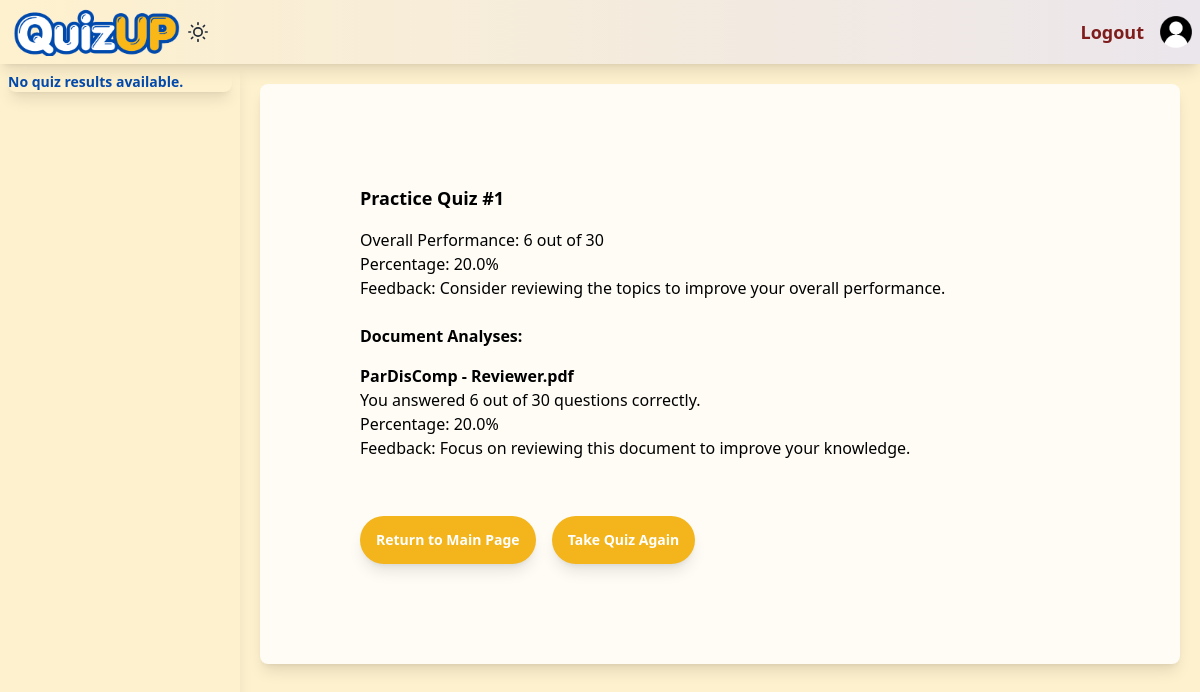
The app's page /quiz/attempt/1/, older data.
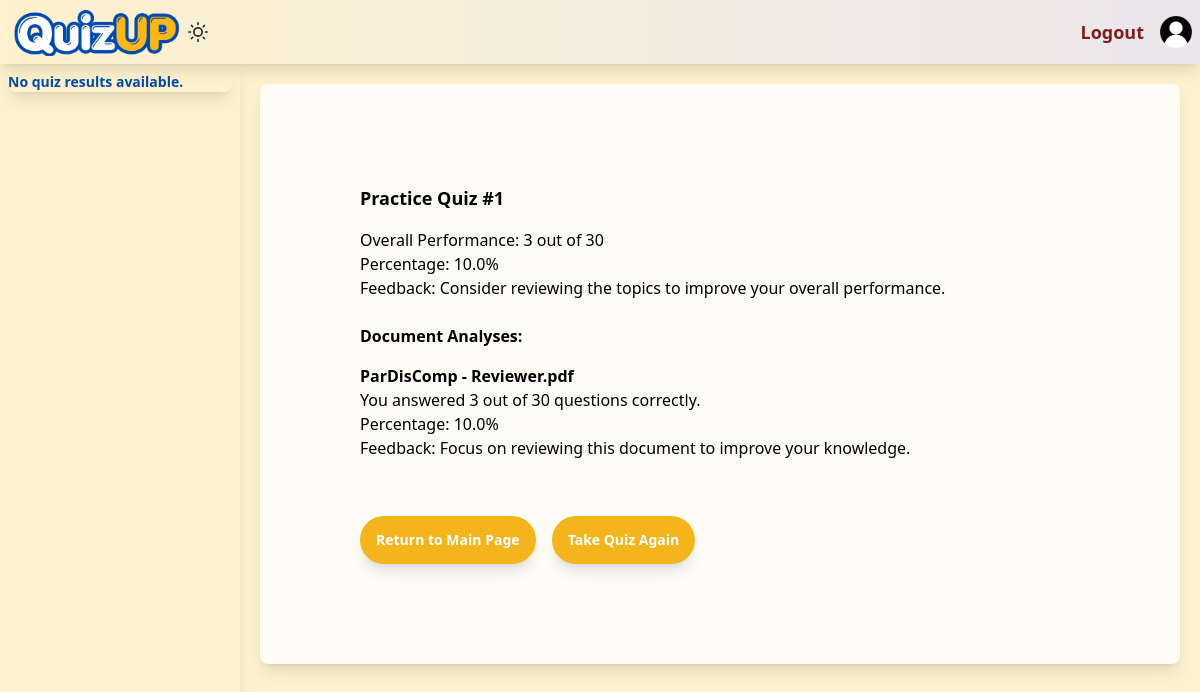
The same page, newer data.
### quiz_up_app/models.py (models this page shows, shortened)
class QuizAttempt(models.Model):
    user = models.ForeignKey(Users, on_delete=models.CASCADE)
    title = models.CharField(max_length=255)  # e.g., "Practice Quiz #1"
    correct = models.IntegerField()
    total = models.IntegerField()
    percentage = models.FloatField()
    feedback = models.TextField()
    documents = models.ManyToManyField(QuizAnalysis)  # Link to individual document analyses
    created_at = models.DateTimeField(auto_now_add=True)

class QuizAnalysis(models.Model):
    user = models.ForeignKey(Users, on_delete=models.CASCADE)
    document = models.ForeignKey(Document, on_delete=models.CASCADE)
    correct = models.IntegerField()
    total = models.IntegerField()
    percentage = models.FloatField()
    feedback = models.TextField()
    created_at = models.DateTimeField(auto_now_add=True)

class Document(models.Model):
    user = models.ForeignKey(Users, on_delete=models.CASCADE)
    title = models.CharField(max_length=255)
    file = models.FileField(upload_to='documents/')
    uploaded_at = models.DateTimeField(auto_now_add=True)

### quiz_up_app/views.py (the view)
# urls.py: path("quiz/attempt/<int:attempt_id>/", views.quiz_attempt_detail, name="quiz_attempt_detail"),
def quiz_attempt_detail(request, attempt_id):
    quiz_attempt = get_object_or_404(QuizAttempt, id=attempt_id)
    document_analyses = quiz_attempt.documents.all().distinct()  # Ensure uniqueness
    context = {
        'quiz_attempt': quiz_attempt,
        'document_analyses': document_analyses
    }
    return render(request, 'quiz_up_app/quiz_attempt_detail.html', context)

### quiz_up_app/context_processors.py (called while the page is built)
def user_quiz_analyses(request):
    user_data = request.session.get('user', {})
    if user_data:
        user_email = user_data.get('email')
        if user_email:
            attempts = QuizAttempt.objects.filter(user__email=user_email).order_by('-created_at')
            return {'user_quiz_attempts': attempts}
    return {'user_quiz_attempts': None}

### theme/context_processors.py (called while the page is built)
def theme(request):
    if 'is_dark_theme' in request.session:
        is_dark_theme = request.session.get('is_dark_theme')
        return {'is_dark_theme': is_dark_theme}
    return {'is_dark_theme': False}

### quiz_up_app/templates/quiz_up_app/quiz_attempt_detail.html
{% extends "base.html" %}
{% load static tailwind_tags %}
{% block content %}
<div class="bg-[#fefcf5] dark:bg-[#27354c] p-5 shadow-lg rounded-lg">
    <div class="flex flex-col items-start justify-start  p-10 rounded-lg border-[#EBE6EC] bg-[#fefcf5] dark:bg-[#27354c] dark:border-[#1e293b] dark:text-white m-10 text-[#000000]">
        <h2 class="text-lg font-semibold mb-4">{{ quiz_attempt.title }}</h2>
        <p>
            Overall Performance: {{ quiz_attempt.correct }} out of {{ quiz_attempt.total }}<br>
            Percentage: {{ quiz_attempt.percentage }}%<br>
            Feedback: {{ quiz_attempt.feedback }}
        </p>
        <h3 class="text-md font-semibold mb-4 mt-6">Document Analyses:</h3>
        {% for analysis in document_analyses %}
            <div class="mb-6">
                <h4 class="text-md font-bold">{{ analysis.document.title }}</h4>
                <p>
                    You answered {{ analysis.correct }} out of {{ analysis.total }} questions correctly.<br>
                    Percentage: {{ analysis.percentage }}%<br>
                    Feedback: {{ analysis.feedback }}
                </p>
            </div>
        {% endfor %}
        <div class="mt-8">
            <a href="{% url 'dragfile' %}" class="btn text-sm shadow-lg  mr-3 font-semibold focus:outline-none rounded-full bg-[#f3b41c] border-none text-white hover:bg-gray-100 hover:text-blue-700 focus:z-10 focus:ring-4 focus:ring-gray-100 dark:focus:ring-gray-700 dark:bg-slate-900  dark:text-white  dark:hover:text-white dark:hover:bg-gray-700">Return to Main Page</a>
            <a href="{% url 'generatedquiz' %}" class="btn text-sm shadow-lg font-semibold focus:outline-none rounded-full bg-[#f3b41c] border-none text-white hover:bg-gray-100 hover:text-blue-700 focus:z-10 focus:ring-4 focus:ring-gray-100 dark:focus:ring-gray-700 dark:bg-slate-900  dark:text-white  dark:hover:text-white dark:hover:bg-gray-700">Take Quiz Again</a>
        </div>
    </div>
</div>
{% endblock %}

Row changes from the older to the newer data that the page shows:
changed QuizAttempt "Practice Quiz #1": correct "6" → "3"; percentage "20.0" → "10.0"
changed QuizAnalysis "Focus on reviewing this document to improve your knowledge.": correct "6" → "3"; percentage "20.0" → "10.0"
